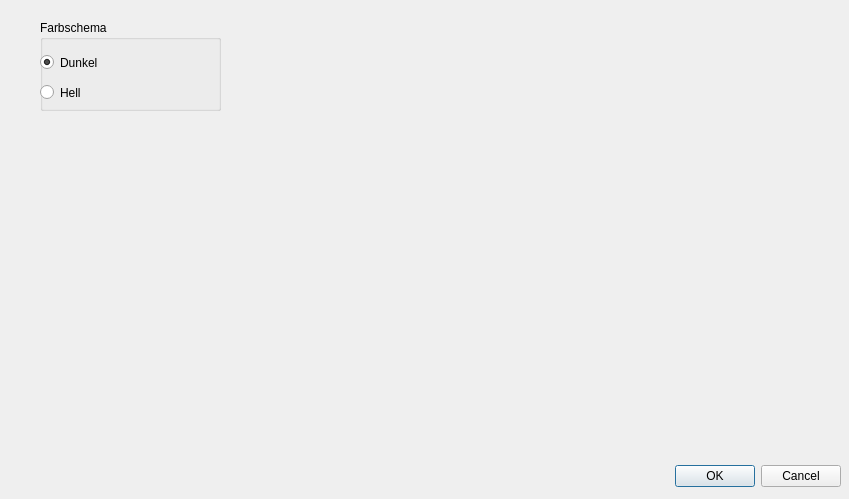
<?xml version="1.0" encoding="UTF-8"?>
<ui version="4.0">
 <class>EinstellungenDialog</class>
 <widget class="QDialog" name="EinstellungenDialog">
  <property name="geometry">
   <rect>
    <x>0</x>
    <y>0</y>
    <width>849</width>
    <height>499</height>
   </rect>
  </property>
  <property name="windowTitle">
   <string>Dialog</string>
  </property>
  <widget class="QDialogButtonBox" name="buttonBox">
   <property name="geometry">
    <rect>
     <x>500</x>
     <y>460</y>
     <width>341</width>
     <height>32</height>
    </rect>
   </property>
   <property name="orientation">
    <enum>Qt::Horizontal</enum>
   </property>
   <property name="standardButtons">
    <set>QDialogButtonBox::Cancel|QDialogButtonBox::Ok</set>
   </property>
  </widget>
  <widget class="QGroupBox" name="groupBox">
   <property name="geometry">
    <rect>
     <x>40</x>
     <y>20</y>
     <width>181</width>
     <height>91</height>
    </rect>
   </property>
   <property name="title">
    <string>Farbschema</string>
   </property>
   <widget class="QRadioButton" name="rbColorScheme_Dark">
    <property name="geometry">
     <rect>
      <x>0</x>
      <y>30</y>
      <width>109</width>
      <height>25</height>
     </rect>
    </property>
    <property name="text">
     <string>Dunkel</string>
    </property>
    <property name="checked">
     <bool>true</bool>
    </property>
   </widget>
   <widget class="QRadioButton" name="rbColorSchem_Light">
    <property name="geometry">
     <rect>
      <x>0</x>
      <y>60</y>
      <width>109</width>
      <height>25</height>
     </rect>
    </property>
    <property name="text">
     <string>Hell</string>
    </property>
   </widget>
  </widget>
 </widget>
 <resources/>
 <connections>
  <connection>
   <sender>buttonBox</sender>
   <signal>accepted()</signal>
   <receiver>EinstellungenDialog</receiver>
   <slot>accept()</slot>
   <hints>
    <hint type="sourcelabel">
     <x>248</x>
     <y>254</y>
    </hint>
    <hint type="destinationlabel">
     <x>157</x>
     <y>274</y>
    </hint>
   </hints>
  </connection>
  <connection>
   <sender>buttonBox</sender>
   <signal>rejected()</signal>
   <receiver>EinstellungenDialog</receiver>
   <slot>reject()</slot>
   <hints>
    <hint type="sourcelabel">
     <x>316</x>
     <y>260</y>
    </hint>
    <hint type="destinationlabel">
     <x>286</x>
     <y>274</y>
    </hint>
   </hints>
  </connection>
 </connections>
</ui>
